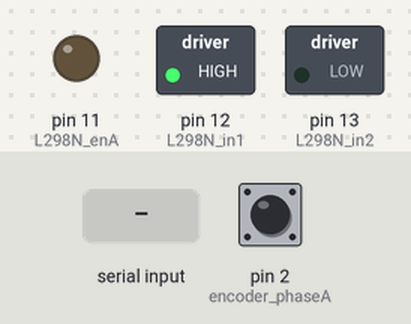
This sketch was run on a simulated Arduino Uno, built with avr-gcc and run on an emulated ATmega328P. Shown: switched loads named in the sketch (green lamp = pin HIGH), output pins drawn as LEDs (lit = HIGH). The test bench sets the inputs (shaded band); at power-on: pin 2 (encoder_phaseA) HIGH. What the sketch prints to the serial monitor is not drawn.

Above: at 1.2 s.
1.3 s: "1" received over Serial
At 2.6 s:
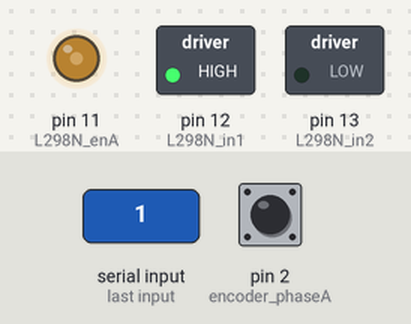
3.8 s: "2" received over Serial
At 5.9 s:
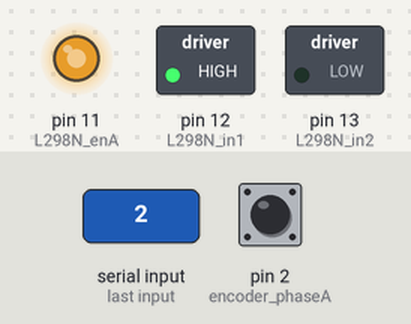
Timing chart, 0 to 7.4 s (numbered marks = the images above; inputs shaded):
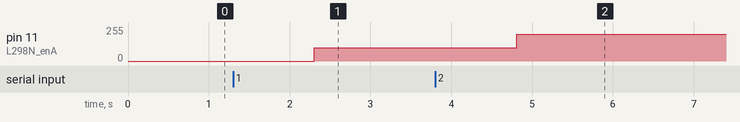

The sketch:

LeoTurretMotorEncoder.ino
```cpp
// L298N H-Bridge Connection PINs
#define L298N_enA 11  // PWM
#define L298N_in2 13  // Dir Motor A
#define L298N_in1 12  // Dir Motor A

#define encoder_phaseA 2  // Interrupt
#define encoder_phaseB 4

unsigned int tower_counter = 0;
String tower_sign = "p";
double tower_meas_vel = 0.0;    // rad/s
double cmd = 0.0;
int encoder_counter_=0;

void setup() {
  // Set pin modes
  pinMode(L298N_enA, OUTPUT);
  pinMode(L298N_in2, OUTPUT);
  pinMode(L298N_in1, OUTPUT);

  digitalWrite(L298N_in1,HIGH);
  digitalWrite(L298N_in2,LOW);

  Serial.begin(115200);

  pinMode(encoder_phaseB, INPUT);
  attachInterrupt(digitalPinToInterrupt(encoder_phaseA), turretEncoderCallback, RISING);
}

void loop() {

  if(Serial.available())
  {
    cmd = Serial.readString().toDouble();
  }
  analogWrite(L298N_enA, cmd*100);
                                              // 20  -  516000
  tower_meas_vel = (10 * tower_counter * (60.0 / 516000 )) * 0.10472; // 25839  -  23890  -  1/2 11297

  String encoder_read = "g" + tower_sign + String(tower_meas_vel);
  Serial.println(encoder_counter_);
  Serial.println(encoder_read);
  tower_counter = 0;
  delay(100);
}

void turretEncoderCallback()
{
  tower_counter++;
  if(digitalRead(encoder_phaseB) == HIGH)
  {
    tower_sign = "p";
    encoder_counter_++;
  }
  else
  {
    tower_sign = "n";
    encoder_counter_--;
  }

}
```

Measured:
- after the input at 1.3 s, pin 11 (L298N_enA): 0/255 → 100/255 after 1.0 s
- after the input at 3.8 s, pin 11 (L298N_enA): 100/255 → 200/255 after 1.0 s
